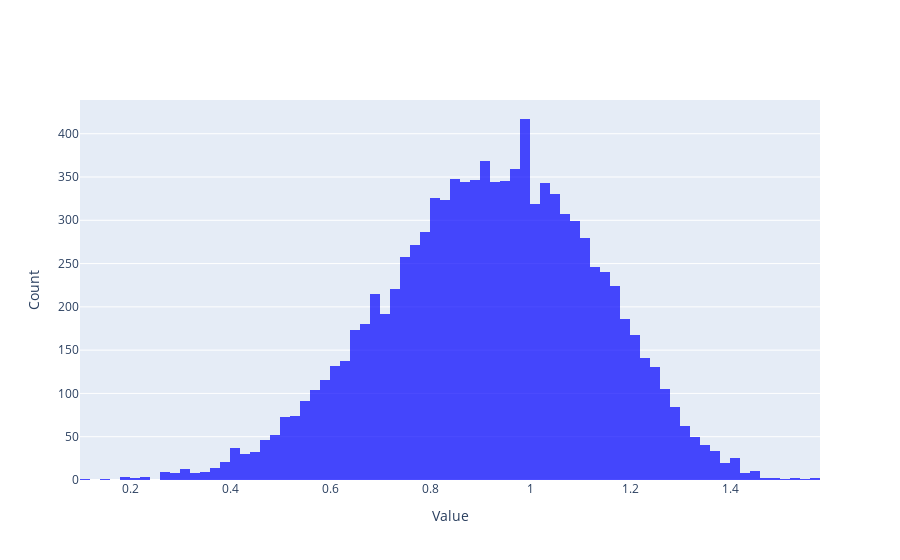

Notebook source saved alongside this figure:
### Code cell
# plot population distribution
plot_hist(pop_data,filesave=file_pop)

### Figure 1 — Plotly figure (JSON) as saved in the notebook; plotly's stock layout.template omitted (floating-point values rounded to 4 significant figures; data arrays with more than 128 entries replaced by an {"elided": "..."} marker saying what was removed)
{"data": [{"marker": {"color": "blue", "opacity": 0.7}, "name": "Data Distribution", "nbinsx": 100, "type": "histogram", "x": {"elided": "10000 float values"}}], "layout": {"xaxis": {"title": {"text": "Value"}}, "yaxis": {"title": {"text": "Count"}}}}
